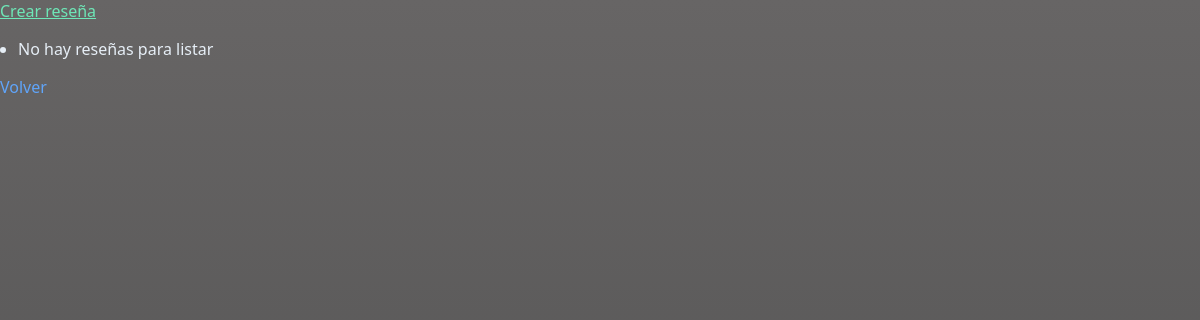
Page /resenas/ (signed in) on the earlier database version.
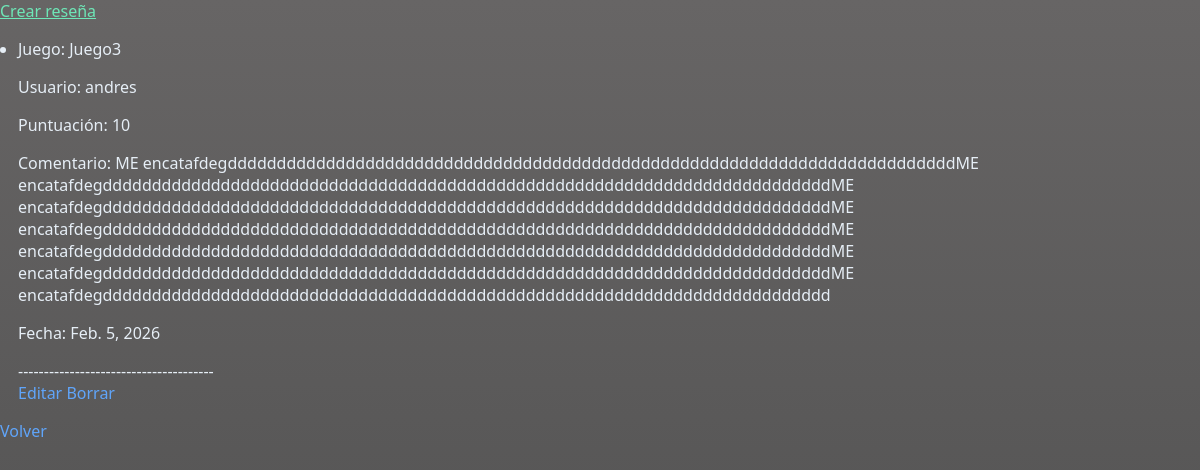
Same page on the later database version.
### resenas/models.py (models this page shows, shortened)
class Resena(models.Model):
    juego_titulo = models.CharField(max_length=100)
    usuario_username = models.CharField(max_length=30)
    puntuacion = models.IntegerField(validators=[MinValueValidator(1), MaxValueValidator(10)])
    comentario = models.TextField(validators=[MinLengthValidator(50)])
    fecha = models.DateField(auto_now_add=True)
    class Meta:
        verbose_name = 'Reseña'
        verbose_name_plural = 'Reseñas'

### resenas/views.py (the view)
# urls.py: path('', ResenaListView.as_view(), name='resena_list'),
class ResenaListView(LoginRequiredMixin, ListView):
    model = Resena
    template_name = "resenas/resena_list.html"
    context_object_name = "resenas"

### resenas/templates/resenas/resena_list.html (shortened to what this page needs)
{% extends "juegos/base.html" %}
{% block contenido %}
<a href="{% url 'resena_create' %}">Crear reseña</a>
    <ul>
        {% for resena in resenas %}
            <li>
                <p>Juego: {{ resena.juego_titulo }}</p>
                <p>Usuario: {{ resena.usuario_username }}</p>
                <p>Puntuación: {{ resena.puntuacion }}</p>
                <p>Comentario: {{ resena.comentario }}</p>
                <p>Fecha: {{ resena.fecha }}</p>
            -------------------------------------- <br>
                <a href="{% url 'resena_update' resena.pk %}">Editar</a>
                <a href="{% url 'resena_delete' resena.pk %}">Borrar</a>
            </li>
        {% empty %}
            <li>No hay reseñas para listar</li>
        {% endfor %}
    </ul>
<a href="{% url 'Inicio' %}">Volver</a>
{% endblock %}

Differences in the rows shown:
added Resena: juego_titulo "Juego3", usuario_username "andres", puntuacion "10", comentario "ME encatafdegddddddddddddddddddddddddddddddddddddddddddddddddddddddddddddddddddddddddddME encatafdegddddddddddddddddddddddddddddddddddddddddddddddddddddddddddddddddddddddddddME encatafdegddddddddddddddddddddddddddddddddddddddddddddddddddddddddddddddddddddddddddME encatafdegddddddddddddddddddddddddddddddddddddddddddddddddddddddddddddddddddddddddddME encatafdegddddddddddddddddddddddddddddddddddddddddddddddddddddddddddddddddddddddddddME encatafdegddddddddddddddddddddddddddddddddddddddddddddddddddddddddddddddddddddddddddME encatafdegdddddddddddddddddddddddddddddddddddddddddddddddddddddddddddddddddddddddddd", fecha "Feb. 5, 2026"
Other differences:
text no longer shown: "No hay reseñas para listar"
